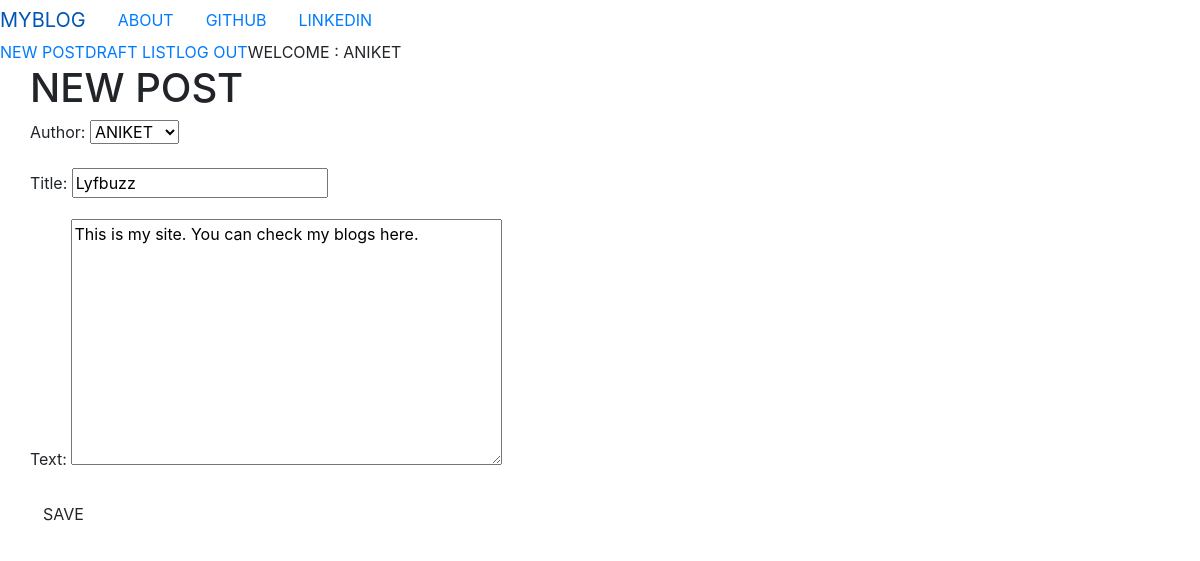
The app's page /post/5/edit/ (signed in) with its own data.
### blog/models.py (models this page shows, shortened)
class Post(models.Model):
    author=models.ForeignKey('auth.User',on_delete=models.DO_NOTHING,)
    title=models.CharField(max_length=200)
    text=models.TextField()
    create_date=models.DateTimeField(default=timezone.now())
    published_date=models.DateTimeField(blank=True, null=True)

### blog/views.py (the view)
# urls.py: path('post/<int:pk>/edit/',views.PostUpdateView.as_view(),name="post_edit"),
class PostUpdateView(LoginRequiredMixin,UpdateView):
    login_url='/login/'
    redirect_field_name='blog/post_detail.html'
    form_class=PostForm
    model=Post

### blog/forms.py
class PostForm(forms.ModelForm):
    class Meta():
        model=Post
        fields=('author','title','text')
    widgets={
    'title':forms.TextInput(attrs={'class':'textinputclass'}),
    'text':forms.Textarea(attrs={'class':'editable medium-editor-textarea postcontent'})
    }

### templates/blog/post_form.html (shortened to what this page needs)
{% extends "blog/base.html" %}
{% block content %}
<h1>NEW POST</h1>
<form class="post-form" method="POST">
  {{form.as_p}}
  <button type="submit" class="save btn btn-default " name="button">SAVE</button>
</form>
{% endblock %}

### templates/blog/base.html (shortened to what this page needs)
<!DOCTYPE html>
{% load static %}
<html >
  <head>
<link rel="stylesheet" href="https://stackpath.bootstrapcdn.com/bootstrap/4.3.1/css/bootstrap.min.css">
<link rel="stylesheet" href="//cdn.jsdelivr.net/npm/medium-editor@latest/dist/css/medium-editor.min.css" type="text/css" media="screen" charset="utf-8">
<link rel="stylesheet" href="{% static 'css/blog.css' %}">
  </head>
  <body class='loader'>
    <ul class="nav nav-pills">
      <li class="nav-item"><a class="navbar-brand bigbrand" href="{% url 'post_list' %}">MYBLOG</a></li>
      <li class="nav-item"><a  class="nav-link" href="{% url 'about' %}">ABOUT</a> </li>
      <li class="nav-item"><a class="nav-link" href="https://www.github.com">GITHUB</a> </li>
      <li class="nav-item"><a class="nav-link" href="https://linkedin.com">LINKEDIN</a> </li>
    </ul>
  <ul class="nav nav-pills navbar-right">
    {% if user.is_authenticated %}
  <li class="nav-item navbar-right"> <a href="{% url 'post_new' %}">NEW POST </a> </li>
     <li class="nav-item navbar-right"> <a href="{% url 'post_draft_list' %}"> DRAFT LIST </a> </li>
     <li class="nav-item navbar-right"> <a href="{% url 'logout' %}"> LOG OUT </a> </li>
  <li class="nav-item navbar-right"> <a >WELCOME : {{user.username }}</a> </li>
     {% else %}
     <li class="nav-item navbar-right"> <a class="nav navbar-right" href="{% url 'login' %}"></a>LOG OUT </li>
    {% endif %}
  </ul>
<div class="content container">
  <div class="row">
    <div class="col-mid-8">
      <div class="blog_posts">
        {% block content %}
        {% endblock %}
      </div>
    </div>
  </div>
</div>
  </body>
</html>

### records on screen
Post: author "ANIKET", title "Lyfbuzz", text "This is my site. You can check my blogs here."

### other values on screen
{{ user.username }} "ANIKET"
